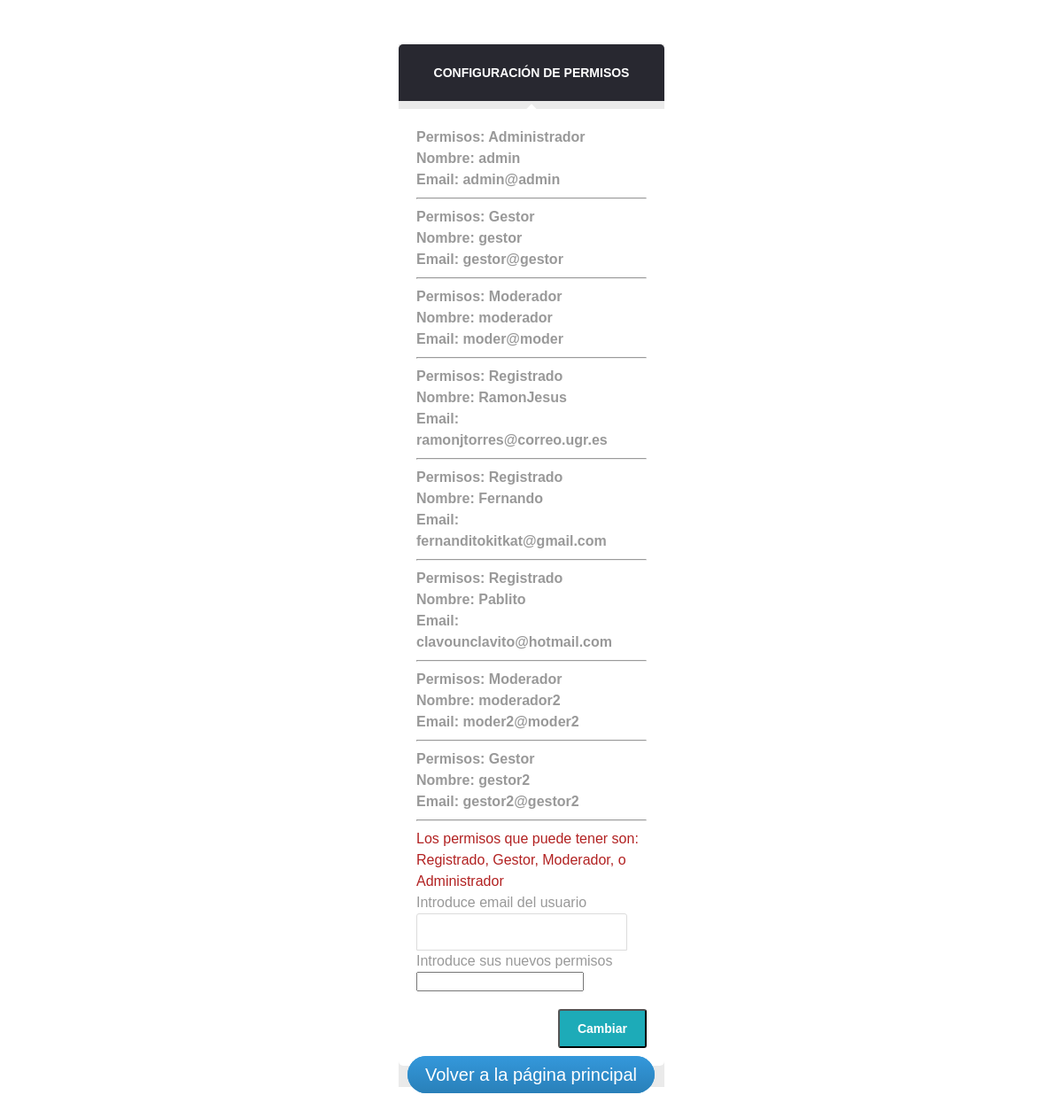
The app's page /MuseoGranada/permiso.php with its own data.
### tables this page shows
CREATE TABLE `tiposusuarios` (
  `Tipo` varchar(100) NOT NULL DEFAULT 'Anónimo',
  `Nombre` varchar(1000) NOT NULL,
  `Correo` varchar(100) DEFAULT NULL,
  `Password` varchar(100) NOT NULL
);

### MuseoGranada/permiso.php (the view, shortened to what this page needs)
<?php
include "head.php";
$conexion = mysqli_connect("localhost", "root", "");
if(!($array_usuarios = mysqli_query($conexion, "SELECT * FROM `tiposusuarios`"))){
    echo "Fallo del query de usuarios";
    exit();
}
?>
    <!DOCTYPE html>
    <html lang="es">
    <div id="popup" class="popup">
        <h1>Configuración de Permisos</h1>
        <fieldset>
            <?php
                while($resultado_usuarios = mysqli_fetch_assoc($array_usuarios)) {
                    echo "<b>Permisos: ".$resultado_usuarios["Tipo"]."</b>"."</br><b>Nombre: ".$resultado_usuarios["Nombre"]."</b>"."</br><b>Email: ".$resultado_usuarios["Correo"]."</b>";
                    echo "<hr />";
                }
                ?>
                <label id="advert">Los permisos que puede tener son:</label>
                <label id="advert">Registrado, Gestor, Moderador, o Administrador</label>
                <form action="permiso.php" method="post">
                    <label>Introduce email del usuario</label>
                    <input id="Email" type="email" required value="" name="Email" onBlur="if(this.value=='')this.value='Email'" onFocus="if(this.value=='Email')this.value='' ">
                    <label>Introduce sus nuevos permisos</label>
                    <input id="Tipo" type="tipo" required value="" name="Tipo" onBlur="if(this.value=='')this.value='Tipo'" onFocus="if(this.value=='Tipo')this.value='' ">
                    <input type="submit" onclick="comprobar()" name="cambiar" value="Cambiar">
                </form>
        </fieldset>
        <?php echo "<a class='botonlista'' href='logueado.php?user=".$tipo."'>Volver a la página principal</a><br/>"; ?>
    </div>
    </html>

### MuseoGranada/static/style.css (style rules this page uses)
#advert { color: firebrick; }
.botonlista { background: #3498db; background-image: -webkit-linear-gradient(top, #3498db, #2980b9); background-image: -moz-linear-gradient(top, #3498db, #2980b9); background-image: -ms-linear-gradient(top, #3498db, #2980b9); background-image: -o-linear-gradient(top, #3498db, #2980b9); background-image: linear-gradient(to bottom, #3498db, #2980b9); -webkit-border-radius: 28; -moz-border-radius: 28; border-radius: 28px; font-family: Arial; color: #ffffff; font-size: 20px; padding: 10px 20px 10px 20px; text-decoration: none; left: 10px; bottom: 2px; width: 100px; position: relative; }
#popup { margin: 50px auto; width: 300px; }
#popup h1 { background-color: #282830; border-radius: 5px 5px 0 0; color: #fff; font-size: 14px; padding: 20px; text-align: center; text-transform: uppercase; }
#popup fieldset { background: #fff; border-radius: 0 0 5px 5px; padding: 20px; position: relative; }
#popup fieldset:before { background-color: #fff; content: ""; height: 8px; left: 50%; margin: -4px 0 0 -4px; position: absolute; top: 0; -webkit-transform: rotate(45deg); -moz-transform: rotate(45deg); -ms-transform: rotate(45deg); -o-transform: rotate(45deg); transform: rotate(45deg); width: 8px; }
#popup input { font-size: 14px; }
#popup input[type="nombre"], #popup input[type="email"], #popup input[type="password"] { border: 1px solid #dcdcdc; padding: 12px 10px; width: 238px; }
#popup input[type="email"] { border-radius: 3px 3px 0 0; }
#popup input[type="submit"] { background: #1dabb8; border-radius: 3px; color: #fff; float: right; font-weight: bold; margin-top: 20px; padding: 12px 20px; }
fieldset { border: none; margin: 0; }
.popup { background: #eaeaea; color: #999; font: 100%/1.5em sans-serif; margin: 0; }
a { text-decoration: none; color: black; }

### records on screen
tiposusuarios: Tipo "Administrador", Nombre "admin", Correo "admin@admin"
tiposusuarios: Tipo "Gestor", Nombre "gestor", Correo "gestor@gestor"
tiposusuarios: Tipo "Moderador", Nombre "moderador", Correo "moder@moder"
tiposusuarios: Tipo "Registrado", Nombre "RamonJesus", Correo "ramonjtorres@correo.ugr.es"
tiposusuarios: Tipo "Registrado", Nombre "Fernando", Correo "fernanditokitkat@gmail.com"
tiposusuarios: Tipo "Registrado", Nombre "Pablito", Correo "clavounclavito@hotmail.com"
tiposusuarios: Tipo "Moderador", Nombre "moderador2", Correo "moder2@moder2"
tiposusuarios: Tipo "Gestor", Nombre "gestor2", Correo "gestor2@gestor2"
